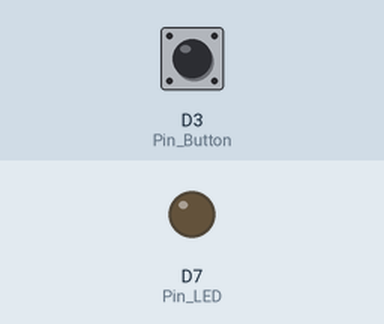
Simulated run of this sketch. Board: Arduino MKR. On the bench: output pins drawn as LEDs (lit = HIGH). Inputs (shaded band) come from the test bench; at power-on: D3 (Pin_Button) LOW. WiFi joins after 1.5 s; servers stay silent unless stated; what the sketch prints to the serial monitor is not drawn.

Above: at 2.7 s.
2.8 s: D3 (Pin_Button) pulled HIGH for 2.9 s
At 5.3 s:
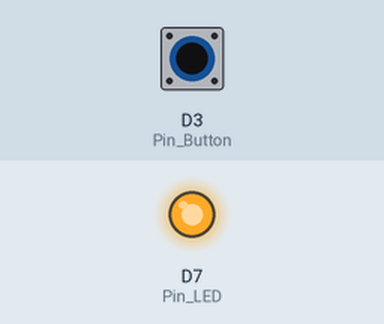
Timing chart, 0 to 6.8 s (numbered marks = the images above; inputs shaded):
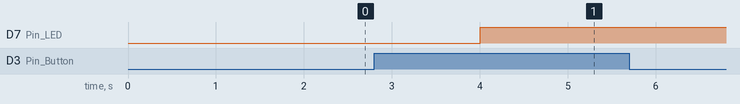

The sketch:

IOT_Project_Arduino_Code.ino
```cpp
//-_-_-_-_-_-_-_-_-_-_-_-_-_-_-_-_-_-_-_-_-_-_-_-_-_-_-_-_-_-_-_-_-_-_-_-_-_-_-_-_-_-_-_-_-_-_-_-_-_-_-_-_-_-_-_-_-_-_-_-_-_-_-_-_-_-_-_-_-_-_-_-_-
// GLOBALS

// REQUIRED LIBRARIES
#include <WiFiNINA.h>
#include <ThingSpeak.h>
//-------------------------------------------------------------------------------------------------------------------------------------------------
// SETTING PINS
const int Pin_Button = 3;
const int Pin_Temperature = A0;
const int Pin_Light = A1;
const int Pin_LED = 7;
//-------------------------------------------------------------------------------------------------------------------------------------------------
// MISC GLOBAL VARIABLES
bool stopReading = false;                               // False means code reads by default.
int i = 1;                                              // Used as counter within void loop().
float temperatureReadingSum = 0.0;                      // Used to sum readings when average temperature before writing to thingspeak.
int lightReadingSum = 0;                                // Used to sum readings when average light levels before writing to thingspeak.
int ReadingsCount = 0;                                  // Counts how many readings are summed when calculating averages to write to thingspeak.
//-------------------------------------------------------------------------------------------------------------------------------------------------
// THINGSPEAK CONNECTION VARIABLES
int myChannelNumber = 2384242;                          // Channel number.
const char *myWriteAPIKey = "429ROP59X86J6ITL";         // Write API key.
//-------------------------------------------------------------------------------------------------------------------------------------------------
// WIFI CONNECTION VARIABLES
// ---
// char ssid[] = "TALKTALK7B22B9";                      // SSID 1.
// char pass[] = "8M4KKTEM";                            // Password 1.
// char ssid[] = "BT-JMASS9";                           // SSID 2.
// char pass[] = "LcMg7gNkbEa93y";                      // Password 2.
char ssid[] = "BT-3SC2NM";                              // SSID 3.
char pass[] = "vhaYVugE6LvrJr";

// ---
WiFiClient client;                                      // Client object for WiFi connection.
//-------------------------------------------------------------------------------------------------------------------------------------------------
// FUNCTION DECLARATIONS
float AnalogToCelsius(int sensorPin);                   // Function converts thermistor's analog output to Celsius using Steinhart-Hart equation.
//-------------------------------------------------------------------------------------------------------------------------------------------------


//-_-_-_-_-_-_-_-_-_-_-_-_-_-_-_-_-_-_-_-_-_-_-_-_-_-_-_-_-_-_-_-_-_-_-_-_-_-_-_-_-_-_-_-_-_-_-_-_-_-_-_-_-_-_-_-_-_-_-_-_-_-_-_-_-_-_-_-_-_-_-_-_-
// SETUP

void setup() {
  Serial.begin(9600);                                   // Initialize serial communication at 9600.
// ---
  pinMode(Pin_Button, INPUT);                           // Initialize button.
  pinMode(Pin_LED, OUTPUT);                             // Initialize LED.
//-------------------------------------------------------------------------------------------------------------------------------------------------
// CREATE WIFI SESSION
  int WifiStatus = WiFi.begin(ssid, pass);              // Attempt to connect to the internet. Creates variable for connection status.
  while (WifiStatus != WL_CONNECTED) {                  // Loop if connection attempt fails.
    delay(1000);                                        // Wait 1 second
    Serial.println("Connecting to WiFi...");
    WifiStatus = WiFi.begin(ssid, pass);                // Try to connect again. Store the status code in "status" variable.
  }
  Serial.println("Connected to WiFi.");                 // Prints success message when successful.
//-------------------------------------------------------------------------------------------------------------------------------------------------
// CREATE THINGSPEAK SESSION
  ThingSpeak.begin(client);                             // Connect with ThingSpeak.
}
//-------------------------------------------------------------------------------------------------------------------------------------------------


//-_-_-_-_-_-_-_-_-_-_-_-_-_-_-_-_-_-_-_-_-_-_-_-_-_-_-_-_-_-_-_-_-_-_-_-_-_-_-_-_-_-_-_-_-_-_-_-_-_-_-_-_-_-_-_-_-_-_-_-_-_-_-_-_-_-_-_-_-_-_-_-_-
// LOOP

//-------------------------------------------------------------------------------------------------------------------------------------------------
// CHANGE BUTTON INTO SWITCH
void loop() {
  int buttonState = digitalRead(Pin_Button);            // Read the button state.
// ---
  if (buttonState == HIGH) {                            // If the button is pressed,
    stopReading = !stopReading;                         // Flip the boolean variable.
    digitalWrite(Pin_LED, stopReading ? HIGH : LOW);    // Turn LED on or off based on the boolean variable.
  }
//-------------------------------------------------------------------------------------------------------------------------------------------------
// DATA LOADING FOR BUTTON - THINGSPEAK
  ThingSpeak.setField(3, stopReading ? 1 : 0);          // StopReading state prepared for write. This data will indicate when the room is engaged(When the sensors are not reading).
//-------------------------------------------------------------------------------------------------------------------------------------------------
// TEMPERATURE AND LIGHT LEVEL SENSOR READINGS
  if (!stopReading) {                                                 // While stopReading boolean is false, execute code below.
    float temperatureCelsius = AnalogToCelsius(Pin_Temperature);      // Call function, returns temperature reading in Celsius.
    int lightLevel = analogRead(Pin_Light);                           // Reads the light level.
// ---
// DISPLAY READINGS
    Serial.print("Temperature: ");                      // Print readings:
    Serial.print(temperatureCelsius);                   // -
    Serial.print(" C | Light Level: ");                 // -
    Serial.println(lightLevel);                         // -
// ---
// AVERAGE READINGS
    temperatureReadingSum += temperatureCelsius;        // Add current temperature reading to the sum of readings (Used to calcualte average).
    lightReadingSum += lightLevel;                      // Add current light level reading to the sum of readings (Used to calcualte average).
    ReadingsCount++;                                    // Counts how many readings are in the ReadingSum variables (Used to calculate average).
//---
// DATA LOADING FOR TEMPERATURE & LIGHTLEVEL - THINGSPEAK
    ThingSpeak.setField(1, temperatureReadingSum/ReadingsCount);       // divide temperatureReadingSum by the ReadingsCount for average of temperature readings. Set thingspeak temperature field to prepare for write.
    ThingSpeak.setField(2, lightReadingSum/ReadingsCount);             // divide lightReadingSum by the ReadingsCount for average of temperature readings. Set thingspeak light level field to prepare for write.
  }
// ---
// WRITE TO THINGSPEAK
  if (i >= 6) {                                                                 // Ensures that 15 seconds have passed (minimum update time for ThingSpeak)(6*2.5 seconds for each loop).
    int writeStatus = ThingSpeak.writeFields(myChannelNumber, myWriteAPIKey);   // Write the set fields to ThingSpeak, creates a variable for write status.
    i = 0;                                                                      // Reset the counter, ensuring 15 seconds before if condition will be met again.
    ReadingsCount = 0;                                                          // reset the count of reading, ready to calculate the average for the next set of readings.
    temperatureReadingSum = 0;                                                  // reset the sum of temperature readings, ready to calculate the average for the next set of readings.
    lightReadingSum = 0;                                                        // reset the count of light levels, ready to calculate the average for the next set of readings

    if (writeStatus == 200) {                                                   // If status indicates success,
      Serial.println("Write successful");                                       // Print success message.
    } else {                                                                    // Otherwise,
      Serial.println("Write failed. HTTP error code " + String(writeStatus));   // Print fail message.
    }
  }
//-------------------------------------------------------------------------------------------------------------------------------------------------
// END OF LOOP ACTIONS
  delay(2500);                                          // 2.5 second delay for each loop.
  i++;                                                  // increment itterations counter now loop is complete
}
//-------------------------------------------------------------------------------------------------------------------------------------------------


//-_-_-_-_-_-_-_-_-_-_-_-_-_-_-_-_-_-_-_-_-_-_-_-_-_-_-_-_-_-_-_-_-_-_-_-_-_-_-_-_-_-_-_-_-_-_-_-_-_-_-_-_-_-_-_-_-_-_-_-_-_-_-_-_-_-_-_-_-_-_-_-_-
// FUNCTIONS CODE

// Function converts thermistor's analog output to Celsius using Steinhart-Hart equation.
float AnalogToCelsius(int TempPin) {
  int temperatureAnalog = analogRead(TempPin);
  float R = 1023.0 / temperatureAnalog - 1.0;
  R = 100000 * R;
  float temperatureCelsius = 1.0 / (log(R / 100000) / 4275 + 1 / 298.15) - 273.15;
  return temperatureCelsius;
}
//-_-_-_-_-_-_-_-_-_-_-_-_-_-_-_-_-_-_-_-_-_-_-_-_-_-_-_-_-_-_-_-_-_-_-_-_-_-_-_-_-_-_-_-_-_-_-_-_-_-_-_-_-_-_-_-_-_-_-_-_-_-_-_-_-_-_-_-_-_-_-_-_-
```

Measured:
- after the input at 2.8 s, D7 (Pin_LED): LOW → HIGH after 1.2 s
